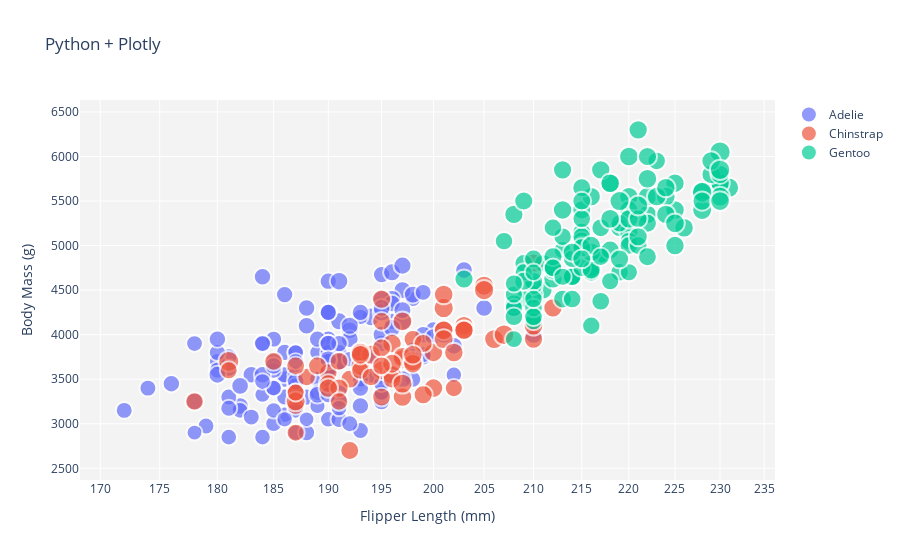

Notebook code cell kept with this figure:
### Code cell
hover_text = []
bubble_size = []

for index, row in df.iterrows():
    hover_text.append(('Species: {species}<br>'+
                      'Island: {island}<br>'+
                      'Flipper_length (mm): {fl}<br>'+
                      'body_mass (g): {bm}<br>'+
                      'Sex: {sex}'+
                      'Year: {year}'+
                      'Bill Length (mm): {bl}').format(species=row['species'],
                                            island=row['island'],
                                            fl=row['flipper_length_mm'],
                                            bm=row['body_mass_g'],
                                            sex=row['sex'],
                                            year=row['year'],
                                            bl=row['bill_length_mm']))
    
df['text'] = hover_text

# https://stackoverflow.com/questions/57417164/is-there-a-way-to-calculate-optimal-sizeref-value-for-plotly-scatter3d
size_max = df['bill_length_mm'].max()
sizeref = df["bill_length_mm"].max()/(15**2)

# Dictionary with dataframes for each species
species_names = ['Adelie', 'Chinstrap', 'Gentoo']
species_data = {species:df.query("species == '%s'" %species)
                              for species in species_names}

df_l = df.sort_values("bill_length_mm")
fig2 = px.scatter(df_l,
                  x=np.zeros(len(df)),
                  y=pd.qcut(df_l["bill_length_mm"], q=8, precision=0).astype(str),
                  size="bill_length_mm")


# Create figure
fig = go.Figure(
                layout=dict(
                title='Python + Plotly',
                xaxis=dict(title='Flipper Length (mm)',
                       gridcolor='white',
                       type='log',
                        gridwidth=1),
                yaxis=dict(title='Body Mass (g)',
                           gridcolor='white'),
                plot_bgcolor='rgb(243, 243, 243)',  # change bg color to grey
                ))

for species_names, species in species_data.items():
    fig.add_trace(go.Scatter(
                             x=species['flipper_length_mm'], 
                             y=species['body_mass_g'],
                             name=species_names, 
                             text=species['text'],
                             marker_size=species['bill_length_mm'],
                             ))


# Tune marker appearance and layout
fig.update_traces(mode='markers', marker=dict(sizemode='area',
                                              sizeref=sizeref, 
                                              line_width=2))


# unable to display multiple legends (bubble size & species)
fig.show()

### Figure 1 — Plotly figure (JSON) as saved in the notebook; plotly's stock layout.template omitted (floating-point values rounded to 4 significant figures; data arrays with more than 128 entries replaced by an {"elided": "..."} marker saying what was removed)
{"data": [{"marker": {"line": {"width": 2}, "size": {"elided": "151 float values"}, "sizemode": "area", "sizeref": 0.2649}, "mode": "markers", "name": "Adelie", "text": {"elided": "151 str values"}, "type": "scatter", "x": {"elided": "151 int values"}, "y": {"elided": "151 int values"}}, {"marker": {"line": {"width": 2}, "size": [46.5, 50, 51.3, 45.4, 52.7, 45.2, 46.1, 51.3, 46, 51.3, 46.6, 51.7, 47, 52, 45.9, 50.5, 50.3, 58, 46.4, 49.2, 42.4, 48.5, 43.2, 50.6, 46.7, 52, 50.5, 49.5, 46.4, 52.8, 40.9, 54.2, 42.5, 51, 49.7, 47.5, 47.6, 52, 46.9, 53.5, 49, 46.2, 50.9, 45.5, 50.9, 50.8, 50.1, 49, 51.5, 49.8, 48.1, 51.4, 45.7, 50.7, 42.5, 52.2, 45.2, 49.3, 50.2, 45.6, 51.9, 46.8, 45.7, 55.8, 43.5, 49.6, 50.8, 50.2], "sizemode": "area", "sizeref": 0.2649}, "mode": "markers", "name": "Chinstrap", "text": ["Species: Chinstrap<br>Island: Dream<br>Flipper_length (mm): 192.0<br>body_mass (g): 3500.0<br>Sex: femaleYear: 2007Bill Length (mm): 46.5", "Species: Chinstrap<br>Island: Dream<br>Flipper_length (mm): 196.0<br>body_mass (g): 3900.0<br>Sex: maleYear: 2007Bill Length (mm): 50.0", "Species: Chinstrap<br>Island: Dream<br>Flipper_length (mm): 193.0<br>body_mass (g): 3650.0<br>Sex: maleYear: 2007Bill Length (mm): 51.3", "Species: Chinstrap<br>Island: Dream<br>Flipper_length (mm): 188.0<br>body_mass (g): 3525.0<br>Sex: femaleYear: 2007Bill Length (mm): 45.4", "Species: Chinstrap<br>Island: Dream<br>Flipper_length (mm): 197.0<br>body_mass (g): 3725.0<br>Sex: maleYear: 2007Bill Length (mm): 52.7", "Species: Chinstrap<br>Island: Dream<br>Flipper_length (mm): 198.0<br>body_mass (g): 3950.0<br>Sex: femaleYear: 2007Bill Length (mm): 45.2", "Species: Chinstrap<br>Island: Dream<br>Flipper_length (mm): 178.0<br>body_mass (g): 3250.0<br>Sex: femaleYear: 2007Bill Length (mm): 46.1", "Species: Chinstrap<br>Island: Dream<br>Flipper_length (mm): 197.0<br>body_mass (g): 3750.0<br>Sex: maleYear: 2007Bill Length (mm): 51.3", "Species: Chinstrap<br>Island: Dream<br>Flipper_length (mm): 195.0<br>body_mass (g): 4150.0<br>Sex: femaleYear: 2007Bill Length (mm): 46.0", "Species: Chinstrap<br>Island: Dream<br>Flipper_length (mm): 198.0<br>body_mass (g): 3700.0<br>Sex: maleYear: 2007Bill Length (mm): 51.3", "Species: Chinstrap<br>Island: Dream<br>Flipper_length (mm): 193.0<br>body_mass (g): 3800.0<br>Sex: femaleYear: 2007Bill Length (mm): 46.6", "Species: Chinstrap<br>Island: Dream<br>Flipper_length (mm): 194.0<br>body_mass (g): 3775.0<br>Sex: maleYear: 2007Bill Length (mm): 51.7", "Species: Chinstrap<br>Island: Dream<br>Flipper_length (mm): 185.0<br>body_mass (g): 3700.0<br>Sex: femaleYear: 2007Bill Length (mm): 47.0", "Species: Chinstrap<br>Island: Dream<br>Flipper_length (mm): 201.0<br>body_mass (g): 4050.0<br>Sex: maleYear: 2007Bill Length (mm): 52.0", "Species: Chinstrap<br>Island: Dream<br>Flipper_length (mm): 190.0<br>body_mass (g): 3575.0<br>Sex: femaleYear: 2007Bill Length (mm): 45.9", "Species: Chinstrap<br>Island: Dream<br>Flipper_length (mm): 201.0<br>body_mass (g): 4050.0<br>Sex: maleYear: 2007Bill Length (mm): 50.5", "Species: Chinstrap<br>Island: Dream<br>Flipper_length (mm): 197.0<br>body_mass (g): 3300.0<br>Sex: maleYear: 2007Bill Length (mm): 50.3", "Species: Chinstrap<br>Island: Dream<br>Flipper_length (mm): 181.0<br>body_mass (g): 3700.0<br>Sex: femaleYear: 2007Bill Length (mm): 58.0", "Species: Chinstrap<br>Island: Dream<br>Flipper_length (mm): 190.0<br>body_mass (g): 3450.0<br>Sex: femaleYear: 2007Bill Length (mm): 46.4", "Species: Chinstrap<br>Island: Dream<br>Flipper_length (mm): 195.0<br>body_mass (g): 4400.0<br>Sex: maleYear: 2007Bill Length (mm): 49.2", "Species: Chinstrap<br>Island: Dream<br>Flipper_length (mm): 181.0<br>body_mass (g): 3600.0<br>Sex: femaleYear: 2007Bill Length (mm): 42.4", "Species: Chinstrap<br>Island: Dream<br>Flipper_length (mm): 191.0<br>body_mass (g): 3400.0<br>Sex: maleYear: 2007Bill Length (mm): 48.5", "Species: Chinstrap<br>Island: Dream<br>Flipper_length (mm): 187.0<br>body_mass (g): 2900.0<br>Sex: femaleYear: 2007Bill Length (mm): 43.2", "Species: Chinstrap<br>Island: Dream<br>Flipper_length (mm): 193.0<br>body_mass (g): 3800.0<br>Sex: maleYear: 2007Bill Length (mm): 50.6", "Species: Chinstrap<br>Island: Dream<br>Flipper_length (mm): 195.0<br>body_mass (g): 3300.0<br>Sex: femaleYear: 2007Bill Length (mm): 46.7", "Species: Chinstrap<br>Island: Dream<br>Flipper_length (mm): 197.0<br>body_mass (g): 4150.0<br>Sex: maleYear: 2007Bill Length (mm): 52.0", "Species: Chinstrap<br>Island: Dream<br>Flipper_length (mm): 200.0<br>body_mass (g): 3400.0<br>Sex: femaleYear: 2008Bill Length (mm): 50.5", "Species: Chinstrap<br>Island: Dream<br>Flipper_length (mm): 200.0<br>body_mass (g): 3800.0<br>Sex: maleYear: 2008Bill Length (mm): 49.5", "Species: Chinstrap<br>Island: Dream<br>Flipper_length (mm): 191.0<br>body_mass (g): 3700.0<br>Sex: femaleYear: 2008Bill Length (mm): 46.4", "Species: Chinstrap<br>Island: Dream<br>Flipper_length (mm): 205.0<br>body_mass (g): 4550.0<br>Sex: maleYear: 2008Bill Length (mm): 52.8", "Species: Chinstrap<br>Island: Dream<br>Flipper_length (mm): 187.0<br>body_mass (g): 3200.0<br>Sex: femaleYear: 2008Bill Length (mm): 40.9", "Species: Chinstrap<br>Island: Dream<br>Flipper_length (mm): 201.0<br>body_mass (g): 4300.0<br>Sex: maleYear: 2008Bill Length (mm): 54.2", "Species: Chinstrap<br>Island: Dream<br>Flipper_length (mm): 187.0<br>body_mass (g): 3350.0<br>Sex: femaleYear: 2008Bill Length (mm): 42.5", "Species: Chinstrap<br>Island: Dream<br>Flipper_length (mm): 203.0<br>body_mass (g): 4100.0<br>Sex: maleYear: 2008Bill Length (mm): 51.0", "Species: Chinstrap<br>Island: Dream<br>Flipper_length (mm): 195.0<br>body_mass (g): 3600.0<br>Sex: maleYear: 2008Bill Length (mm): 49.7", "Species: Chinstrap<br>Island: Dream<br>Flipper_length (mm): 199.0<br>body_mass (g): 3900.0<br>Sex: femaleYear: 2008Bill Length (mm): 47.5", "Species: Chinstrap<br>Island: Dream<br>Flipper_length (mm): 195.0<br>body_mass (g): 3850.0<br>Sex: femaleYear: 2008Bill Length (mm): 47.6", "Species: Chinstrap<br>Island: Dream<br>Flipper_length (mm): 210.0<br>body_mass (g): 4800.0<br>Sex: maleYear: 2008Bill Length (mm): 52.0", "Species: Chinstrap<br>Island: Dream<br>Flipper_length (mm): 192.0<br>body_mass (g): 2700.0<br>Sex: femaleYear: 2008Bill Length (mm): 46.9", "Species: Chinstrap<br>Island: Dream<br>Flipper_length (mm): 205.0<br>body_mass (g): 4500.0<br>Sex: maleYear: 2008Bill Length (mm): 53.5", "Species: Chinstrap<br>Island: Dream<br>Flipper_length (mm): 210.0<br>body_mass (g): 3950.0<br>Sex: maleYear: 2008Bill Length (mm): 49.0", "Species: Chinstrap<br>Island: Dream<br>Flipper_length (mm): 187.0<br>body_mass (g): 3650.0<br>Sex: femaleYear: 2008Bill Length (mm): 46.2", "Species: Chinstrap<br>Island: Dream<br>Flipper_length (mm): 196.0<br>body_mass (g): 3550.0<br>Sex: maleYear: 2008Bill Length (mm): 50.9", "Species: Chinstrap<br>Island: Dream<br>Flipper_length (mm): 196.0<br>body_mass (g): 3500.0<br>Sex: femaleYear: 2008Bill Length (mm): 45.5", "Species: Chinstrap<br>Island: Dream<br>Flipper_length (mm): 196.0<br>body_mass (g): 3675.0<br>Sex: femaleYear: 2009Bill Length (mm): 50.9", "Species: Chinstrap<br>Island: Dream<br>Flipper_length (mm): 201.0<br>body_mass (g): 4450.0<br>Sex: maleYear: 2009Bill Length (mm): 50.8", "Species: Chinstrap<br>Island: Dream<br>Flipper_length (mm): 190.0<br>body_mass (g): 3400.0<br>Sex: femaleYear: 2009Bill Length (mm): 50.1", "Species: Chinstrap<br>Island: Dream<br>Flipper_length (mm): 212.0<br>body_mass (g): 4300.0<br>Sex: maleYear: 2009Bill Length (mm): 49.0", "Species: Chinstrap<br>Island: Dream<br>Flipper_length (mm): 187.0<br>body_mass (g): 3250.0<br>Sex: maleYear: 2009Bill Length (mm): 51.5", "Species: Chinstrap<br>Island: Dream<br>Flipper_length (mm): 198.0<br>body_mass (g): 3675.0<br>Sex: femaleYear: 2009Bill Length (mm): 49.8", "Species: Chinstrap<br>Island: Dream<br>Flipper_length (mm): 199.0<br>body_mass (g): 3325.0<br>Sex: femaleYear: 2009Bill Length (mm): 48.1", "Species: Chinstrap<br>Island: Dream<br>Flipper_length (mm): 201.0<br>body_mass (g): 3950.0<br>Sex: maleYear: 2009Bill Length (mm): 51.4", "Species: Chinstrap<br>Island: Dream<br>Flipper_length (mm): 193.0<br>body_mass (g): 3600.0<br>Sex: femaleYear: 2009Bill Length (mm): 45.7", "Species: Chinstrap<br>Island: Dream<br>Flipper_length (mm): 203.0<br>body_mass (g): 4050.0<br>Sex: maleYear: 2009Bill Length (mm): 50.7", "Species: Chinstrap<br>Island: Dream<br>Flipper_length (mm): 187.0<br>body_mass (g): 3350.0<br>Sex: femaleYear: 2009Bill Length (mm): 42.5", "Species: Chinstrap<br>Island: Dream<br>Flipper_length (mm): 197.0<br>body_mass (g): 3450.0<br>Sex: maleYear: 2009Bill Length (mm): 52.2", "Species: Chinstrap<br>Island: Dream<br>Flipper_length (mm): 191.0<br>body_mass (g): 3250.0<br>Sex: femaleYear: 2009Bill Length (mm): 45.2", "Species: Chinstrap<br>Island: Dream<br>Flipper_length (mm): 203.0<br>body_mass (g): 4050.0<br>Sex: maleYear: 2009Bill Length (mm): 49.3", "Species: Chinstrap<br>Island: Dream<br>Flipper_length (mm): 202.0<br>body_mass (g): 3800.0<br>Sex: maleYear: 2009Bill Length (mm): 50.2", "Species: Chinstrap<br>Island: Dream<br>Flipper_length (mm): 194.0<br>body_mass (g): 3525.0<br>Sex: femaleYear: 2009Bill Length (mm): 45.6", "Species: Chinstrap<br>Island: Dream<br>Flipper_length (mm): 206.0<br>body_mass (g): 3950.0<br>Sex: maleYear: 2009Bill Length (mm): 51.9", "Species: Chinstrap<br>Island: Dream<br>Flipper_length (mm): 189.0<br>body_mass (g): 3650.0<br>Sex: femaleYear: 2009Bill Length (mm): 46.8", "Species: Chinstrap<br>Island: Dream<br>Flipper_length (mm): 195.0<br>body_mass (g): 3650.0<br>Sex: femaleYear: 2009Bill Length (mm): 45.7", "Species: Chinstrap<br>Island: Dream<br>Flipper_length (mm): 207.0<br>body_mass (g): 4000.0<br>Sex: maleYear: 2009Bill Length (mm): 55.8", "Species: Chinstrap<br>Island: Dream<br>Flipper_length (mm): 202.0<br>body_mass (g): 3400.0<br>Sex: femaleYear: 2009Bill Length (mm): 43.5", "Species: Chinstrap<br>Island: Dream<br>Flipper_length (mm): 193.0<br>body_mass (g): 3775.0<br>Sex: maleYear: 2009Bill Length (mm): 49.6", "Species: Chinstrap<br>Island: Dream<br>Flipper_length (mm): 210.0<br>body_mass (g): 4100.0<br>Sex: maleYear: 2009Bill Length (mm): 50.8", "Species: Chinstrap<br>Island: Dream<br>Flipper_length (mm): 198.0<br>body_mass (g): 3775.0<br>Sex: femaleYear: 2009Bill Length (mm): 50.2"], "type": "scatter", "x": [192, 196, 193, 188, 197, 198, 178, 197, 195, 198, 193, 194, 185, 201, 190, 201, 197, 181, 190, 195, 181, 191, 187, 193, 195, 197, 200, 200, 191, 205, 187, 201, 187, 203, 195, 199, 195, 210, 192, 205, 210, 187, 196, 196, 196, 201, 190, 212, 187, 198, 199, 201, 193, 203, 187, 197, 191, 203, 202, 194, 206, 189, 195, 207, 202, 193, 210, 198], "y": [3500, 3900, 3650, 3525, 3725, 3950, 3250, 3750, 4150, 3700, 3800, 3775, 3700, 4050, 3575, 4050, 3300, 3700, 3450, 4400, 3600, 3400, 2900, 3800, 3300, 4150, 3400, 3800, 3700, 4550, 3200, 4300, 3350, 4100, 3600, 3900, 3850, 4800, 2700, 4500, 3950, 3650, 3550, 3500, 3675, 4450, 3400, 4300, 3250, 3675, 3325, 3950, 3600, 4050, 3350, 3450, 3250, 4050, 3800, 3525, 3950, 3650, 3650, 4000, 3400, 3775, 4100, 3775]}, {"marker": {"line": {"width": 2}, "size": [46.1, 50, 48.7, 50, 47.6, 46.5, 45.4, 46.7, 43.3, 46.8, 40.9, 49, 45.5, 48.4, 45.8, 49.3, 42, 49.2, 46.2, 48.7, 50.2, 45.1, 46.5, 46.3, 42.9, 46.1, 44.5, 47.8, 48.2, 50, 47.3, 42.8, 45.1, 59.6, 49.1, 48.4, 42.6, 44.4, 44, 48.7, 42.7, 49.6, 45.3, 49.6, 50.5, 43.6, 45.5, 50.5, 44.9, 45.2, 46.6, 48.5, 45.1, 50.1, 46.5, 45, 43.8, 45.5, 43.2, 50.4, 45.3, 46.2, 45.7, 54.3, 45.8, 49.8, 46.2, 49.5, 43.5, 50.7, 47.7, 46.4, 48.2, 46.5, 46.4, 48.6, 47.5, 51.1, 45.2, 45.2, 49.1, 52.5, 47.4, 50, 44.9, 50.8, 43.4, 51.3, 47.5, 52.1, 47.5, 52.2, 45.5, 49.5, 44.5, 50.8, 49.4, 46.9, 48.4, 51.1, 48.5, 55.9, 47.2, 49.1, 47.3, 46.8, 41.7, 53.4, 43.3, 48.1, 50.5, 49.8, 43.5, 51.5, 46.2, 55.1, 44.5, 48.8, 47.2, 46.8, 50.4, 45.2, 49.9], "sizemode": "area", "sizeref": 0.2649}, "mode": "markers", "name": "Gentoo", "text": ["Species: Gentoo<br>Island: Biscoe<br>Flipper_length (mm): 211.0<br>body_mass (g): 4500.0<br>Sex: femaleYear: 2007Bill Length (mm): 46.1", "Species: Gentoo<br>Island: Biscoe<br>Flipper_length (mm): 230.0<br>body_mass (g): 5700.0<br>Sex: maleYear: 2007Bill Length (mm): 50.0", "Species: Gentoo<br>Island: Biscoe<br>Flipper_length (mm): 210.0<br>body_mass (g): 4450.0<br>Sex: femaleYear: 2007Bill Length (mm): 48.7", "Species: Gentoo<br>Island: Biscoe<br>Flipper_length (mm): 218.0<br>body_mass (g): 5700.0<br>Sex: maleYear: 2007Bill Length (mm): 50.0", "Species: Gentoo<br>Island: Biscoe<br>Flipper_length (mm): 215.0<br>body_mass (g): 5400.0<br>Sex: maleYear: 2007Bill Length (mm): 47.6", "Species: Gentoo<br>Island: Biscoe<br>Flipper_length (mm): 210.0<br>body_mass (g): 4550.0<br>Sex: femaleYear: 2007Bill Length (mm): 46.5", "Species: Gentoo<br>Island: Biscoe<br>Flipper_length (mm): 211.0<br>body_mass (g): 4800.0<br>Sex: femaleYear: 2007Bill Length (mm): 45.4", "Species: Gentoo<br>Island: Biscoe<br>Flipper_length (mm): 219.0<br>body_mass (g): 5200.0<br>Sex: maleYear: 2007Bill Length (mm): 46.7", "Species: Gentoo<br>Island: Biscoe<br>Flipper_length (mm): 209.0<br>body_mass (g): 4400.0<br>Sex: femaleYear: 2007Bill Length (mm): 43.3", "Species: Gentoo<br>Island: Biscoe<br>Flipper_length (mm): 215.0<br>body_mass (g): 5150.0<br>Sex: maleYear: 2007Bill Length (mm): 46.8", "Species: Gentoo<br>Island: Biscoe<br>Flipper_length (mm): 214.0<br>body_mass (g): 4650.0<br>Sex: femaleYear: 2007Bill Length (mm): 40.9", "Species: Gentoo<br>Island: Biscoe<br>Flipper_length (mm): 216.0<br>body_mass (g): 5550.0<br>Sex: maleYear: 2007Bill Length (mm): 49.0", "Species: Gentoo<br>Island: Biscoe<br>Flipper_length (mm): 214.0<br>body_mass (g): 4650.0<br>Sex: femaleYear: 2007Bill Length (mm): 45.5", "Species: Gentoo<br>Island: Biscoe<br>Flipper_length (mm): 213.0<br>body_mass (g): 5850.0<br>Sex: maleYear: 2007Bill Length (mm): 48.4", "Species: Gentoo<br>Island: Biscoe<br>Flipper_length (mm): 210.0<br>body_mass (g): 4200.0<br>Sex: femaleYear: 2007Bill Length (mm): 45.8", "Species: Gentoo<br>Island: Biscoe<br>Flipper_length (mm): 217.0<br>body_mass (g): 5850.0<br>Sex: maleYear: 2007Bill Length (mm): 49.3", "Species: Gentoo<br>Island: Biscoe<br>Flipper_length (mm): 210.0<br>body_mass (g): 4150.0<br>Sex: femaleYear: 2007Bill Length (mm): 42.0", "Species: Gentoo<br>Island: Biscoe<br>Flipper_length (mm): 221.0<br>body_mass (g): 6300.0<br>Sex: maleYear: 2007Bill Length (mm): 49.2", "Species: Gentoo<br>Island: Biscoe<br>Flipper_length (mm): 209.0<br>body_mass (g): 4800.0<br>Sex: femaleYear: 2007Bill Length (mm): 46.2", "Species: Gentoo<br>Island: Biscoe<br>Flipper_length (mm): 222.0<br>body_mass (g): 5350.0<br>Sex: maleYear: 2007Bill Length (mm): 48.7", "Species: Gentoo<br>Island: Biscoe<br>Flipper_length (mm): 218.0<br>body_mass (g): 5700.0<br>Sex: maleYear: 2007Bill Length (mm): 50.2", "Species: Gentoo<br>Island: Biscoe<br>Flipper_length (mm): 215.0<br>body_mass (g): 5000.0<br>Sex: femaleYear: 2007Bill Length (mm): 45.1", "Species: Gentoo<br>Island: Biscoe<br>Flipper_length (mm): 213.0<br>body_mass (g): 4400.0<br>Sex: femaleYear: 2007Bill Length (mm): 46.5", "Species: Gentoo<br>Island: Biscoe<br>Flipper_length (mm): 215.0<br>body_mass (g): 5050.0<br>Sex: maleYear: 2007Bill Length (mm): 46.3", "Species: Gentoo<br>Island: Biscoe<br>Flipper_length (mm): 215.0<br>body_mass (g): 5000.0<br>Sex: femaleYear: 2007Bill Length (mm): 42.9", "Species: Gentoo<br>Island: Biscoe<br>Flipper_length (mm): 215.0<br>body_mass (g): 5100.0<br>Sex: maleYear: 2007Bill Length (mm): 46.1", "Species: Gentoo<br>Island: Biscoe<br>Flipper_length (mm): 216.0<br>body_mass (g): 4100.0<br>Sex: nanYear: 2007Bill Length (mm): 44.5", "Species: Gentoo<br>Island: Biscoe<br>Flipper_length (mm): 215.0<br>body_mass (g): 5650.0<br>Sex: maleYear: 2007Bill Length (mm): 47.8", "Species: Gentoo<br>Island: Biscoe<br>Flipper_length (mm): 210.0<br>body_mass (g): 4600.0<br>Sex: femaleYear: 2007Bill Length (mm): 48.2", "Species: Gentoo<br>Island: Biscoe<br>Flipper_length (mm): 220.0<br>body_mass (g): 5550.0<br>Sex: maleYear: 2007Bill Length (mm): 50.0", "Species: Gentoo<br>Island: Biscoe<br>Flipper_length (mm): 222.0<br>body_mass (g): 5250.0<br>Sex: maleYear: 2007Bill Length (mm): 47.3", "Species: Gentoo<br>Island: Biscoe<br>Flipper_length (mm): 209.0<br>body_mass (g): 4700.0<br>Sex: femaleYear: 2007Bill Length (mm): 42.8", "Species: Gentoo<br>Island: Biscoe<br>Flipper_length (mm): 207.0<br>body_mass (g): 5050.0<br>Sex: femaleYear: 2007Bill Length (mm): 45.1", "Species: Gentoo<br>Island: Biscoe<br>Flipper_length (mm): 230.0<br>body_mass (g): 6050.0<br>Sex: maleYear: 2007Bill Length (mm): 59.6", "Species: Gentoo<br>Island: Biscoe<br>Flipper_length (mm): 220.0<br>body_mass (g): 5150.0<br>Sex: femaleYear: 2008Bill Length (mm): 49.1", "Species: Gentoo<br>Island: Biscoe<br>Flipper_length (mm): 220.0<br>body_mass (g): 5400.0<br>Sex: maleYear: 2008Bill Length (mm): 48.4", "Species: Gentoo<br>Island: Biscoe<br>Flipper_length (mm): 213.0<br>body_mass (g): 4950.0<br>Sex: femaleYear: 2008Bill Length (mm): 42.6", "Species: Gentoo<br>Island: Biscoe<br>Flipper_length (mm): 219.0<br>body_mass (g): 5250.0<br>Sex: maleYear: 2008Bill Length (mm): 44.4", "Species: Gentoo<br>Island: Biscoe<br>Flipper_length (mm): 208.0<br>body_mass (g): 4350.0<br>Sex: femaleYear: 2008Bill Length (mm): 44.0", "Species: Gentoo<br>Island: Biscoe<br>Flipper_length (mm): 208.0<br>body_mass (g): 5350.0<br>Sex: maleYear: 2008Bill Length (mm): 48.7", "Species: Gentoo<br>Island: Biscoe<br>Flipper_length (mm): 208.0<br>body_mass (g): 3950.0<br>Sex: femaleYear: 2008Bill Length (mm): 42.7", "Species: Gentoo<br>Island: Biscoe<br>Flipper_length (mm): 225.0<br>body_mass (g): 5700.0<br>Sex: maleYear: 2008Bill Length (mm): 49.6", "Species: Gentoo<br>Island: Biscoe<br>Flipper_length (mm): 210.0<br>body_mass (g): 4300.0<br>Sex: femaleYear: 2008Bill Length (mm): 45.3", "Species: Gentoo<br>Island: Biscoe<br>Flipper_length (mm): 216.0<br>body_mass (g): 4750.0<br>Sex: maleYear: 2008Bill Length (mm): 49.6", "Species: Gentoo<br>Island: Biscoe<br>Flipper_length (mm): 222.0<br>body_mass (g): 5550.0<br>Sex: maleYear: 2008Bill Length (mm): 50.5", "Species: Gentoo<br>Island: Biscoe<br>Flipper_length (mm): 217.0<br>body_mass (g): 4900.0<br>Sex: femaleYear: 2008Bill Length (mm): 43.6", "Species: Gentoo<br>Island: Biscoe<br>Flipper_length (mm): 210.0<br>body_mass (g): 4200.0<br>Sex: femaleYear: 2008Bill Length (mm): 45.5", "Species: Gentoo<br>Island: Biscoe<br>Flipper_length (mm): 225.0<br>body_mass (g): 5400.0<br>Sex: maleYear: 2008Bill Length (mm): 50.5", "Species: Gentoo<br>Island: Biscoe<br>Flipper_length (mm): 213.0<br>body_mass (g): 5100.0<br>Sex: femaleYear: 2008Bill Length (mm): 44.9", "Species: Gentoo<br>Island: Biscoe<br>Flipper_length (mm): 215.0<br>body_mass (g): 5300.0<br>Sex: maleYear: 2008Bill Length (mm): 45.2", "Species: Gentoo<br>Island: Biscoe<br>Flipper_length (mm): 210.0<br>body_mass (g): 4850.0<br>Sex: femaleYear: 2008Bill Length (mm): 46.6", "Species: Gentoo<br>Island: Biscoe<br>Flipper_length (mm): 220.0<br>body_mass (g): 5300.0<br>Sex: maleYear: 2008Bill Length (mm): 48.5", "Species: Gentoo<br>Island: Biscoe<br>Flipper_length (mm): 210.0<br>body_mass (g): 4400.0<br>Sex: femaleYear: 2008Bill Length (mm): 45.1", "Species: Gentoo<br>Island: Biscoe<br>Flipper_length (mm): 225.0<br>body_mass (g): 5000.0<br>Sex: maleYear: 2008Bill Length (mm): 50.1", "Species: Gentoo<br>Island: Biscoe<br>Flipper_length (mm): 217.0<br>body_mass (g): 4900.0<br>Sex: femaleYear: 2008Bill Length (mm): 46.5", "Species: Gentoo<br>Island: Biscoe<br>Flipper_length (mm): 220.0<br>body_mass (g): 5050.0<br>Sex: maleYear: 2008Bill Length (mm): 45.0", "Species: Gentoo<br>Island: Biscoe<br>Flipper_length (mm): 208.0<br>body_mass (g): 4300.0<br>Sex: femaleYear: 2008Bill Length (mm): 43.8", "Species: Gentoo<br>Island: Biscoe<br>Flipper_length (mm): 220.0<br>body_mass (g): 5000.0<br>Sex: maleYear: 2008Bill Length (mm): 45.5", "Species: Gentoo<br>Island: Biscoe<br>Flipper_length (mm): 208.0<br>body_mass (g): 4450.0<br>Sex: femaleYear: 2008Bill Length (mm): 43.2", "Species: Gentoo<br>Island: Biscoe<br>Flipper_length (mm): 224.0<br>body_mass (g): 5550.0<br>Sex: maleYear: 2008Bill Length (mm): 50.4", "Species: Gentoo<br>Island: Biscoe<br>Flipper_length (mm): 208.0<br>body_mass (g): 4200.0<br>Sex: femaleYear: 2008Bill Length (mm): 45.3", "Species: Gentoo<br>Island: Biscoe<br>Flipper_length (mm): 221.0<br>body_mass (g): 5300.0<br>Sex: maleYear: 2008Bill Length (mm): 46.2", "Species: Gentoo<br>Island: Biscoe<br>Flipper_length (mm): 214.0<br>body_mass (g): 4400.0<br>Sex: femaleYear: 2008Bill Length (mm): 45.7", "Species: Gentoo<br>Island: Biscoe<br>Flipper_length (mm): 231.0<br>body_mass (g): 5650.0<br>Sex: maleYear: 2008Bill Length (mm): 54.3", "Species: Gentoo<br>Island: Biscoe<br>Flipper_length (mm): 219.0<br>body_mass (g): 4700.0<br>Sex: femaleYear: 2008Bill Length (mm): 45.8", "Species: Gentoo<br>Island: Biscoe<br>Flipper_length (mm): 230.0<br>body_mass (g): 5700.0<br>Sex: maleYear: 2008Bill Length (mm): 49.8", "Species: Gentoo<br>Island: Biscoe<br>Flipper_length (mm): 214.0<br>body_mass (g): 4650.0<br>Sex: nanYear: 2008Bill Length (mm): 46.2", "Species: Gentoo<br>Island: Biscoe<br>Flipper_length (mm): 229.0<br>body_mass (g): 5800.0<br>Sex: maleYear: 2008Bill Length (mm): 49.5", "Species: Gentoo<br>Island: Biscoe<br>Flipper_length (mm): 220.0<br>body_mass (g): 4700.0<br>Sex: femaleYear: 2008Bill Length (mm): 43.5", "Species: Gentoo<br>Island: Biscoe<br>Flipper_length (mm): 223.0<br>body_mass (g): 5550.0<br>Sex: maleYear: 2008Bill Length (mm): 50.7", "Species: Gentoo<br>Island: Biscoe<br>Flipper_length (mm): 216.0<br>body_mass (g): 4750.0<br>Sex: femaleYear: 2008Bill Length (mm): 47.7", "Species: Gentoo<br>Island: Biscoe<br>Flipper_length (mm): 221.0<br>body_mass (g): 5000.0<br>Sex: maleYear: 2008Bill Length (mm): 46.4", "Species: Gentoo<br>Island: Biscoe<br>Flipper_length (mm): 221.0<br>body_mass (g): 5100.0<br>Sex: maleYear: 2008Bill Length (mm): 48.2", "Species: Gentoo<br>Island: Biscoe<br>Flipper_length (mm): 217.0<br>body_mass (g): 5200.0<br>Sex: femaleYear: 2008Bill Length (mm): 46.5", "Species: Gentoo<br>Island: Biscoe<br>Flipper_length (mm): 216.0<br>body_mass (g): 4700.0<br>Sex: femaleYear: 2008Bill Length (mm): 46.4", "Species: Gentoo<br>Island: Biscoe<br>Flipper_length (mm): 230.0<br>body_mass (g): 5800.0<br>Sex: maleYear: 2008Bill Length (mm): 48.6", "Species: Gentoo<br>Island: Biscoe<br>Flipper_length (mm): 209.0<br>body_mass (g): 4600.0<br>Sex: femaleYear: 2008Bill Length (mm): 47.5", "Species: Gentoo<br>Island: Biscoe<br>Flipper_length (mm): 220.0<br>body_mass (g): 6000.0<br>Sex: maleYear: 2008Bill Length (mm): 51.1", "Species: Gentoo<br>Island: Biscoe<br>Flipper_length (mm): 215.0<br>body_mass (g): 4750.0<br>Sex: femaleYear: 2008Bill Length (mm): 45.2", "Species: Gentoo<br>Island: Biscoe<br>Flipper_length (mm): 223.0<br>body_mass (g): 5950.0<br>Sex: maleYear: 2008Bill Length (mm): 45.2", "Species: Gentoo<br>Island: Biscoe<br>Flipper_length (mm): 212.0<br>body_mass (g): 4625.0<br>Sex: femaleYear: 2009Bill Length (mm): 49.1", "Species: Gentoo<br>Island: Biscoe<br>Flipper_length (mm): 221.0<br>body_mass (g): 5450.0<br>Sex: maleYear: 2009Bill Length (mm): 52.5", "Species: Gentoo<br>Island: Biscoe<br>Flipper_length (mm): 212.0<br>body_mass (g): 4725.0<br>Sex: femaleYear: 2009Bill Length (mm): 47.4", "Species: Gentoo<br>Island: Biscoe<br>Flipper_length (mm): 224.0<br>body_mass (g): 5350.0<br>Sex: maleYear: 2009Bill Length (mm): 50.0", "Species: Gentoo<br>Island: Biscoe<br>Flipper_length (mm): 212.0<br>body_mass (g): 4750.0<br>Sex: femaleYear: 2009Bill Length (mm): 44.9", "Species: Gentoo<br>Island: Biscoe<br>Flipper_length (mm): 228.0<br>body_mass (g): 5600.0<br>Sex: maleYear: 2009Bill Length (mm): 50.8", "Species: Gentoo<br>Island: Biscoe<br>Flipper_length (mm): 218.0<br>body_mass (g): 4600.0<br>Sex: femaleYear: 2009Bill Length (mm): 43.4", "Species: Gentoo<br>Island: Biscoe<br>Flipper_length (mm): 218.0<br>body_mass (g): 5300.0<br>Sex: maleYear: 2009Bill Length (mm): 51.3", "Species: Gentoo<br>Island: Biscoe<br>Flipper_length (mm): 212.0<br>body_mass (g): 4875.0<br>Sex: femaleYear: 2009Bill Length (mm): 47.5", "Species: Gentoo<br>Island: Biscoe<br>Flipper_length (mm): 230.0<br>body_mass (g): 5550.0<br>Sex: maleYear: 2009Bill Length (mm): 52.1", "Species: Gentoo<br>Island: Biscoe<br>Flipper_length (mm): 218.0<br>body_mass (g): 4950.0<br>Sex: femaleYear: 2009Bill Length (mm): 47.5", "Species: Gentoo<br>Island: Biscoe<br>Flipper_length (mm): 228.0<br>body_mass (g): 5400.0<br>Sex: maleYear: 2009Bill Length (mm): 52.2", "Species: Gentoo<br>Island: Biscoe<br>Flipper_length (mm): 212.0<br>body_mass (g): 4750.0<br>Sex: femaleYear: 2009Bill Length (mm): 45.5", "Species: Gentoo<br>Island: Biscoe<br>Flipper_length (mm): 224.0<br>body_mass (g): 5650.0<br>Sex: maleYear: 2009Bill Length (mm): 49.5", "Species: Gentoo<br>Island: Biscoe<br>Flipper_length (mm): 214.0<br>body_mass (g): 4850.0<br>Sex: femaleYear: 2009Bill Length (mm): 44.5", "Species: Gentoo<br>Island: Biscoe<br>Flipper_length (mm): 226.0<br>body_mass (g): 5200.0<br>Sex: maleYear: 2009Bill Length (mm): 50.8", "Species: Gentoo<br>Island: Biscoe<br>Flipper_length (mm): 216.0<br>body_mass (g): 4925.0<br>Sex: maleYear: 2009Bill Length (mm): 49.4", "Species: Gentoo<br>Island: Biscoe<br>Flipper_length (mm): 222.0<br>body_mass (g): 4875.0<br>Sex: femaleYear: 2009Bill Length (mm): 46.9", "Species: Gentoo<br>Island: Biscoe<br>Flipper_length (mm): 203.0<br>body_mass (g): 4625.0<br>Sex: femaleYear: 2009Bill Length (mm): 48.4", "Species: Gentoo<br>Island: Biscoe<br>Flipper_length (mm): 225.0<br>body_mass (g): 5250.0<br>Sex: maleYear: 2009Bill Length (mm): 51.1", "Species: Gentoo<br>Island: Biscoe<br>Flipper_length (mm): 219.0<br>body_mass (g): 4850.0<br>Sex: femaleYear: 2009Bill Length (mm): 48.5", "Species: Gentoo<br>Island: Biscoe<br>Flipper_length (mm): 228.0<br>body_mass (g): 5600.0<br>Sex: maleYear: 2009Bill Length (mm): 55.9", "Species: Gentoo<br>Island: Biscoe<br>Flipper_length (mm): 215.0<br>body_mass (g): 4975.0<br>Sex: femaleYear: 2009Bill Length (mm): 47.2", "Species: Gentoo<br>Island: Biscoe<br>Flipper_length (mm): 228.0<br>body_mass (g): 5500.0<br>Sex: maleYear: 2009Bill Length (mm): 49.1", "Species: Gentoo<br>Island: Biscoe<br>Flipper_length (mm): 216.0<br>body_mass (g): 4725.0<br>Sex: nanYear: 2009Bill Length (mm): 47.3", "Species: Gentoo<br>Island: Biscoe<br>Flipper_length (mm): 215.0<br>body_mass (g): 5500.0<br>Sex: maleYear: 2009Bill Length (mm): 46.8", "Species: Gentoo<br>Island: Biscoe<br>Flipper_length (mm): 210.0<br>body_mass (g): 4700.0<br>Sex: femaleYear: 2009Bill Length (mm): 41.7", "Species: Gentoo<br>Island: Biscoe<br>Flipper_length (mm): 219.0<br>body_mass (g): 5500.0<br>Sex: maleYear: 2009Bill Length (mm): 53.4", "Species: Gentoo<br>Island: Biscoe<br>Flipper_length (mm): 208.0<br>body_mass (g): 4575.0<br>Sex: femaleYear: 2009Bill Length (mm): 43.3", "Species: Gentoo<br>Island: Biscoe<br>Flipper_length (mm): 209.0<br>body_mass (g): 5500.0<br>Sex: maleYear: 2009Bill Length (mm): 48.1", "Species: Gentoo<br>Island: Biscoe<br>Flipper_length (mm): 216.0<br>body_mass (g): 5000.0<br>Sex: femaleYear: 2009Bill Length (mm): 50.5", "Species: Gentoo<br>Island: Biscoe<br>Flipper_length (mm): 229.0<br>body_mass (g): 5950.0<br>Sex: maleYear: 2009Bill Length (mm): 49.8", "Species: Gentoo<br>Island: Biscoe<br>Flipper_length (mm): 213.0<br>body_mass (g): 4650.0<br>Sex: femaleYear: 2009Bill Length (mm): 43.5", "Species: Gentoo<br>Island: Biscoe<br>Flipper_length (mm): 230.0<br>body_mass (g): 5500.0<br>Sex: maleYear: 2009Bill Length (mm): 51.5", "Species: Gentoo<br>Island: Biscoe<br>Flipper_length (mm): 217.0<br>body_mass (g): 4375.0<br>Sex: femaleYear: 2009Bill Length (mm): 46.2", "Species: Gentoo<br>Island: Biscoe<br>Flipper_length (mm): 230.0<br>body_mass (g): 5850.0<br>Sex: maleYear: 2009Bill Length (mm): 55.1", "Species: Gentoo<br>Island: Biscoe<br>Flipper_length (mm): 217.0<br>body_mass (g): 4875.0<br>Sex: nanYear: 2009Bill Length (mm): 44.5", "Species: Gentoo<br>Island: Biscoe<br>Flipper_length (mm): 222.0<br>body_mass (g): 6000.0<br>Sex: maleYear: 2009Bill Length (mm): 48.8", "Species: Gentoo<br>Island: Biscoe<br>Flipper_length (mm): 214.0<br>body_mass (g): 4925.0<br>Sex: femaleYear: 2009Bill Length (mm): 47.2", "Species: Gentoo<br>Island: Biscoe<br>Flipper_length (mm): 215.0<br>body_mass (g): 4850.0<br>Sex: femaleYear: 2009Bill Length (mm): 46.8", "Species: Gentoo<br>Island: Biscoe<br>Flipper_length (mm): 222.0<br>body_mass (g): 5750.0<br>Sex: maleYear: 2009Bill Length (mm): 50.4", "Species: Gentoo<br>Island: Biscoe<br>Flipper_length (mm): 212.0<br>body_mass (g): 5200.0<br>Sex: femaleYear: 2009Bill Length (mm): 45.2", "Species: Gentoo<br>Island: Biscoe<br>Flipper_length (mm): 213.0<br>body_mass (g): 5400.0<br>Sex: maleYear: 2009Bill Length (mm): 49.9"], "type": "scatter", "x": [211, 230, 210, 218, 215, 210, 211, 219, 209, 215, 214, 216, 214, 213, 210, 217, 210, 221, 209, 222, 218, 215, 213, 215, 215, 215, 216, 215, 210, 220, 222, 209, 207, 230, 220, 220, 213, 219, 208, 208, 208, 225, 210, 216, 222, 217, 210, 225, 213, 215, 210, 220, 210, 225, 217, 220, 208, 220, 208, 224, 208, 221, 214, 231, 219, 230, 214, 229, 220, 223, 216, 221, 221, 217, 216, 230, 209, 220, 215, 223, 212, 221, 212, 224, 212, 228, 218, 218, 212, 230, 218, 228, 212, 224, 214, 226, 216, 222, 203, 225, 219, 228, 215, 228, 216, 215, 210, 219, 208, 209, 216, 229, 213, 230, 217, 230, 217, 222, 214, 215, 222, 212, 213], "y": [4500, 5700, 4450, 5700, 5400, 4550, 4800, 5200, 4400, 5150, 4650, 5550, 4650, 5850, 4200, 5850, 4150, 6300, 4800, 5350, 5700, 5000, 4400, 5050, 5000, 5100, 4100, 5650, 4600, 5550, 5250, 4700, 5050, 6050, 5150, 5400, 4950, 5250, 4350, 5350, 3950, 5700, 4300, 4750, 5550, 4900, 4200, 5400, 5100, 5300, 4850, 5300, 4400, 5000, 4900, 5050, 4300, 5000, 4450, 5550, 4200, 5300, 4400, 5650, 4700, 5700, 4650, 5800, 4700, 5550, 4750, 5000, 5100, 5200, 4700, 5800, 4600, 6000, 4750, 5950, 4625, 5450, 4725, 5350, 4750, 5600, 4600, 5300, 4875, 5550, 4950, 5400, 4750, 5650, 4850, 5200, 4925, 4875, 4625, 5250, 4850, 5600, 4975, 5500, 4725, 5500, 4700, 5500, 4575, 5500, 5000, 5950, 4650, 5500, 4375, 5850, 4875, 6000, 4925, 4850, 5750, 5200, 5400]}], "layout": {"plot_bgcolor": "rgb(243, 243, 243)", "title": {"text": "Python + Plotly"}, "xaxis": {"gridcolor": "white", "gridwidth": 1, "title": {"text": "Flipper Length (mm)"}, "type": "log"}, "yaxis": {"gridcolor": "white", "title": {"text": "Body Mass (g)"}}}}
